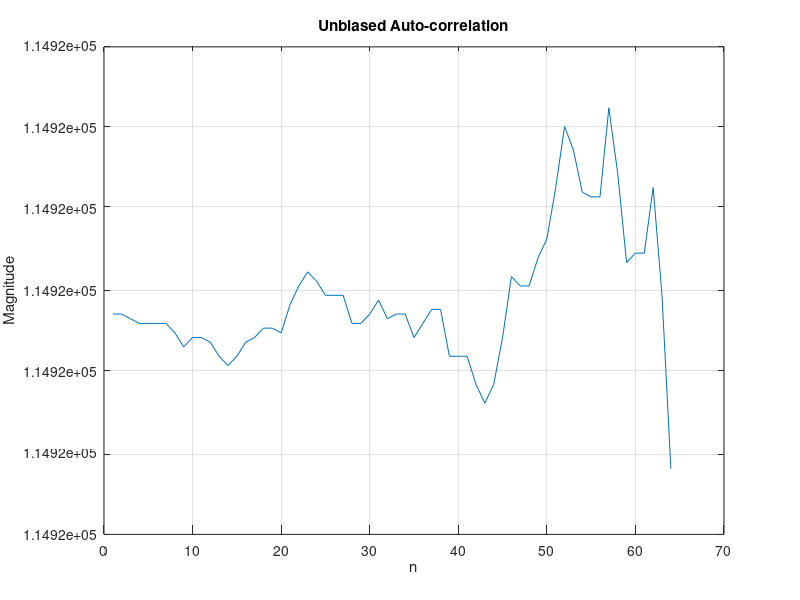
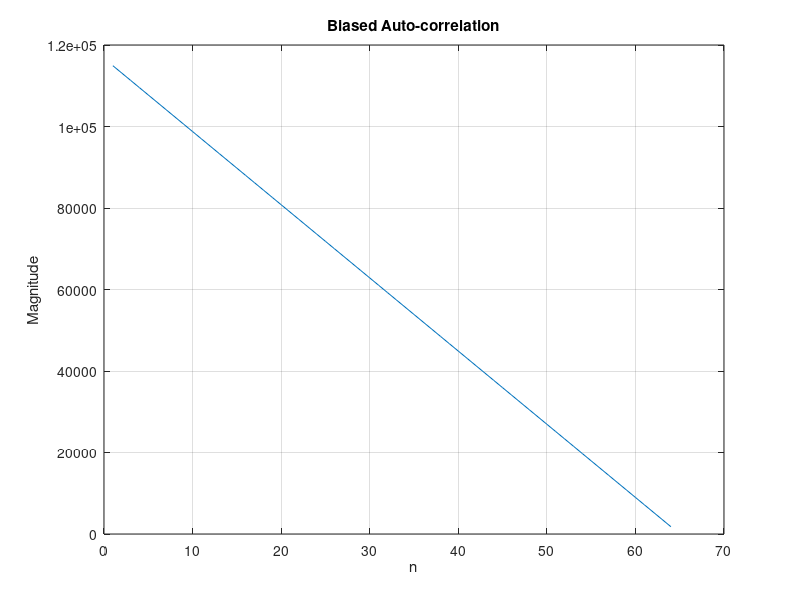
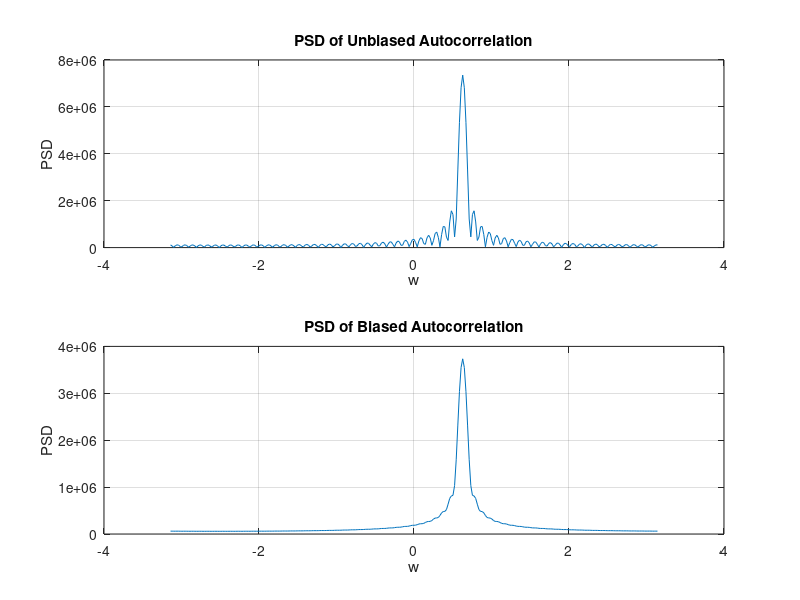
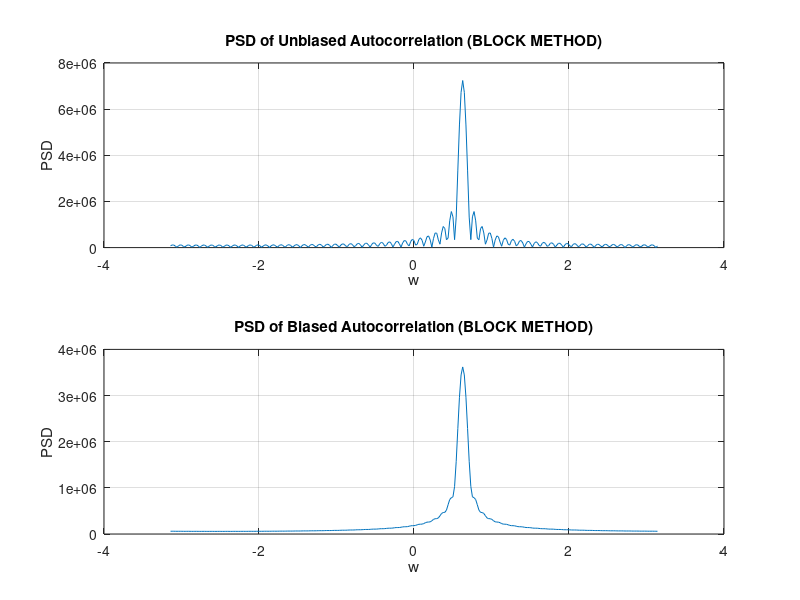

Write the MATLAB code that produced these figures, in order.
clear;
clc;
%% ----------------------Q(1)------------------
%Power Spetral Density(PSD) is the DTFT of the auto-correlation function.
%So to get the PSD of x[n], we need first get the auto-correlation function
%of x[n]. Then use DTFT with R[n] we will get the SPD, which is the job we
%will done in the next several questions.

%% ----------------------Q(2)------------------
n = 1:64;
R = zeros(1,64);
SNR = 100; %assume SNR(sigma to noise ratio) is 100
sigma = sqrt(339^2/(10^(SNR/10)));
x = 339*exp(1i*2*pi/10*n)+sigma/sqrt(2)*(randn(1,64)+1i*randn(1,64));
for i = 1:64
    for count = 1:(65-i)
    R(i) = R(i)+conj(x(count))*x(count+i-1);
    end
    R(i) = R(i)/(65-i);
end
figure(1)
plot(n,abs(R));
xlabel('n');
ylabel('Magnitude');
title('Unbiased Auto-correlation');
grid on;

%% ----------------------Q(3)------------------------
R_2 = zeros(1,64);
for i = 1:64
    for count = 1:(65-i)
    R_2(i) = R_2(i)+conj(x(count))*x(count+i-1);
    end
    R_2(i) = R_2(i)/64;
end
figure(2)
plot(n,abs(R_2));
xlabel('n');
ylabel('Magnitude');
title('Biased Auto-correlation');
grid on;

%% ---------------------Q(4)--------------------------
n2 = -pi:2*pi/300:pi;
PSD = zeros(1,length(n2));
for w = 1:length(n2)
    for k = 1:length(R)
    PSD(w) = PSD(w)+R(k)*exp(-1*1i*n2(w)*(k-1));
    end
end

PSD_2 = zeros(1,length(n2));
for w = 1:length(n2)
    for k = 1:length(R_2)
    PSD_2(w) = PSD_2(w)+R_2(k)*exp(-1*1i*n2(w)*(k-1));
    end
end

figure(3)
subplot(2,1,1);
plot(n2,abs(PSD));
xlabel('w');
ylabel('PSD');
title('PSD of Unbiased Autocorrelation');
grid on;

subplot(2,1,2);
plot(n2,abs(PSD_2));
xlabel('w');
ylabel('PSD');
title('PSD of Biased Autocorrelation');
grid on;

%From figure(4), we can easily find that the unbiased PSD is more curly
%than the one of the biased autocorrelation. In other words, the frequency
%components of biased PSD is much leaner than the unbiased PSD, this is
%because in biased PSD, the amplitude of other frequency except 50Hz has
%been weakened. But in the unbasid PSD, the autocorrelation function has
%the same amplitude. So it will get more curly.
%% -------------------Q(5)--------------------
% We will get N-M+1 blocks
M=32;
blocks=64-M+1;
x_block=zeros(blocks,M);
R_1_block=zeros(blocks,2*M-1);
R_2_block=zeros(blocks,2*M-1);
for i=1:blocks
     x_block(i,:)=x(i:i+M-1);
     for i2 = 1:(2*M-1)
         for count = 1:(2*M-i2)
             R_1_block(i,i2) = R_1_block(i,i2)+conj(x(count))*x(count+i2-1);
         end
         R_1_block(i,i2) = R_1_block(i,i2)/(2*M-i2);
     end
     for i2 = 1:(2*M-1)
         for count = 1:(2*M-i2)
             R_2_block(i,i2) = R_2_block(i,i2)+conj(x(count))*x(count+i2-1);
         end
         R_2_block(i,i2) = R_2_block(i,i2)/(2*M);
     end
end
R_1_aver=mean(R_1_block,1);
R_2_aver=mean(R_2_block,1);

PSD_b_1 = zeros(1,length(n2));
for w = 1:length(n2)
    for k = 1:length(R_1_aver)
    PSD_b_1(w) = PSD_b_1(w)+R_1_aver(k)*exp(-1*1i*n2(w)*(k-1));
    end
end

PSD_b_2 = zeros(1,length(n2));
for w = 1:length(n2)
    for k = 1:length(R_2_aver)
    PSD_b_2(w) = PSD_b_2(w)+R_2_aver(k)*exp(-1*1i*n2(w)*(k-1));
    end
end

figure(4)
subplot(2,1,1);
plot(n2,abs(PSD_b_1));
xlabel('w');
ylabel('PSD');
title('PSD of Unbiased Autocorrelation (BLOCK METHOD)');
grid on;

subplot(2,1,2);
plot(n2,abs(PSD_b_2));
xlabel('w');
ylabel('PSD');
title('PSD of Biased Autocorrelation (BLOCK METHOD)');
grid on;

%% ------------------Q(7)---------------
A=1;
SNR_2=-20:2:30;
N=128;
var=A^2./(10.^(SNR_2./10)); 
p=A^2./var;
CRB_f=6*500^2/(2*pi)^2./p./N./(N^2-1);
CRB_A=var./N;
figure(5)
subplot(2,1,1);
plot(SNR_2,CRB_f);
title('CRB of the frequency versus SNR');
xlabel('SNR');
ylabel('CRB');
subplot(2,1,2);
plot(SNR_2,CRB_A);
title('CRB of the amplitude versus SNR');
xlabel('SNR');
ylabel('CRB');

%% --------------------------Q(8)--------------------
n_2 = 1:128;
SNR_3 = -20:2:30;
f_estimate = zeros(1,1000);
A_estimate = zeros(1,1000);
f_MSE = zeros(1,length(SNR_3));
A_MSE = zeros(1,length(SNR_3));
for count_2 = 1:length(SNR_3)
    for count_3 = 1:1000
        sigma = sqrt(1^2/(10^(SNR_3(count_2)/10)));
        f = 45+10*rand(1,1);
        x_2 = exp(1i*2*pi/500*f*n_2)+sigma/sqrt(2)*(randn(1,128)+1i*randn(1,128));
        x_w = fft(x_2,2048);
        [a,b]=max(abs(x_w).^2);
        b = b/2048*500;
        f_estimate(count_3)=b;
        A_estimate(count_3)=max(abs(x_w))/length(x_2);
        f_MSE(count_2)=f_MSE(count_2)+(f_estimate(count_3)-50).^2;
        A_MSE(count_2)=A_MSE(count_2)+(A_estimate(count_3)-1).^2;
    end
    f_MSE(count_2) = f_MSE(count_2)/1000;
    A_MSE(count_2) = A_MSE(count_2)/1000;
end

figure(6);
subplot(2,1,1);
semilogy(SNR_3,CRB_f,SNR_3,f_MSE);
title('frequency');
xlabel('SNR');
ylabel('MSE&CRB');
legend('CRB','MSE');
subplot(2,1,2);
semilogy(SNR_3,CRB_A,SNR_3,A_MSE);
title('amplitude');
xlabel('SNR');
ylabel('MSE&CRB');
ylim([10^(-6),10^(1)]);
legend('CRB','MSE');

%Briefly speaking the MSE of both frequency and amplitude will get smaller
%with the smaller noise.











